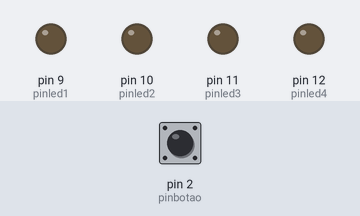
Simulated run of this sketch. Board: Arduino Uno, built with avr-gcc and run on an emulated ATmega328P. Parts: output pins drawn as LEDs (lit = HIGH). Inputs (shaded band) come from the test bench; at power-on: pin 2 (pinbotao) LOW.

Above: at 1.2 s.
1.3 s: pin 2 (pinbotao) pulled HIGH for 0.15 s
At 1.37 s:
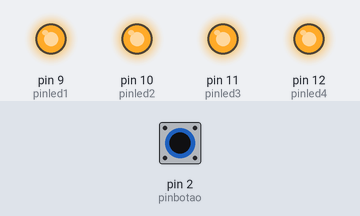
2.9 s: pin 2 (pinbotao) pulled HIGH for 3.2 s
At 7.2 s:
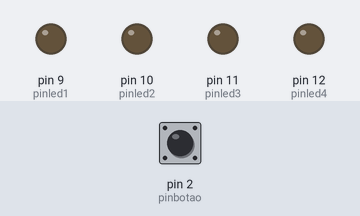
Timing chart, 0 to 8.7 s (numbered marks = the images above; inputs shaded):
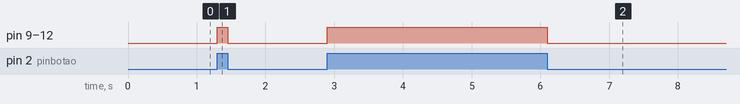

Measured:
- after the input at 1.3 s, pin 9 (pinled1), pin 10 (pinled2), pin 11 (pinled3), pin 12 (pinled4): LOW → HIGH at once, → LOW 0.15 s later
- after the input at 2.9 s, pin 9 (pinled1), pin 10 (pinled2), pin 11 (pinled3), pin 12 (pinled4): LOW → HIGH at once, → LOW 3.2 s later

The sketch:

Aula13_ler_1_bot_o_e_ligar_4_leds.ino
```cpp
#define pinled1 9
#define pinled2 10
#define pinled3 11
#define pinled4 12
#define pinbotao 2
void setup() {
pinMode(pinled1, OUTPUT);
pinMode(pinled2, OUTPUT);
pinMode(pinled3, OUTPUT);
pinMode(pinled4, OUTPUT);
pinMode(pinbotao, INPUT);
}

void loop() {
  bool est = digitalRead(pinbotao);
  if (est==1){
    digitalWrite(pinled1, 1);
    digitalWrite(pinled2, 1);
    digitalWrite(pinled3, 1);
    digitalWrite(pinled4, 1);}
  if (est==0){
    digitalWrite(pinled1, 0);
    digitalWrite(pinled2, 0);
    digitalWrite(pinled3, 0);
    digitalWrite(pinled4, 0);
  }

}
```
